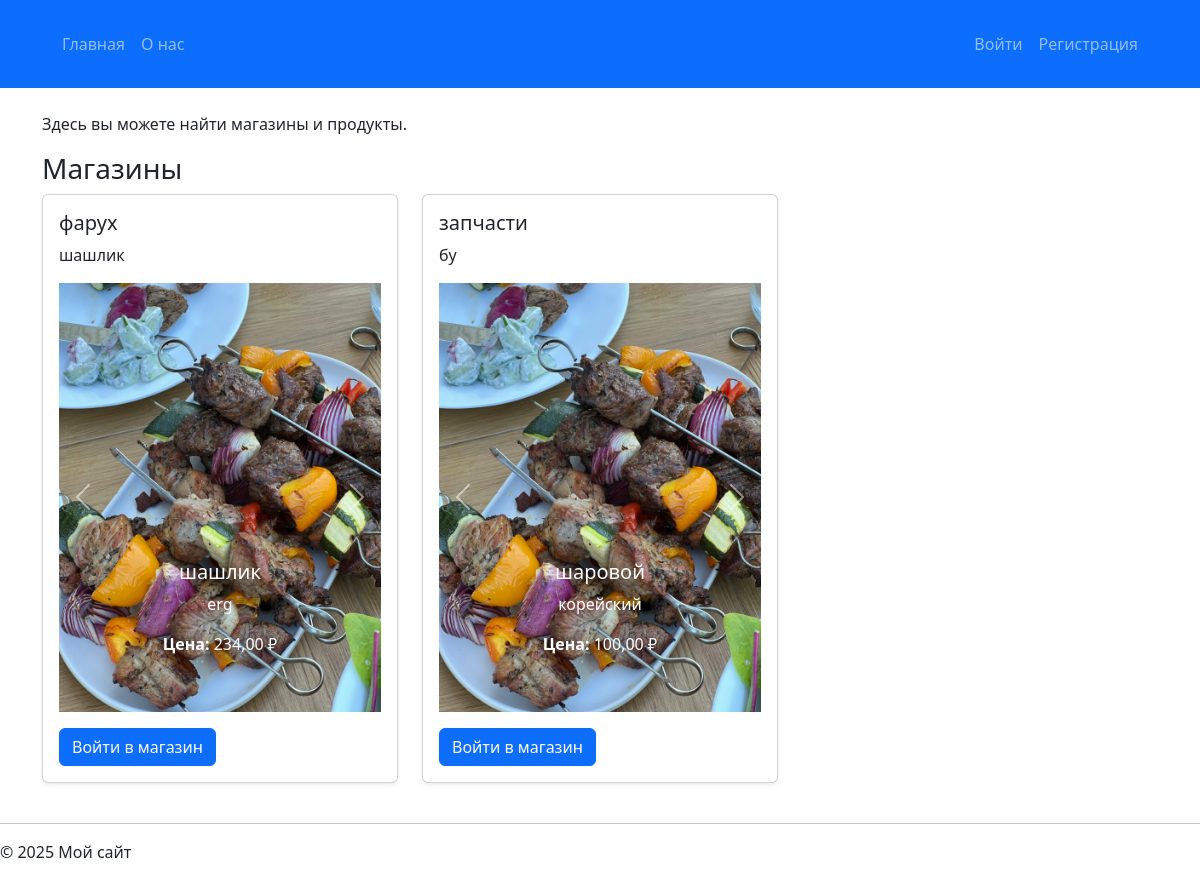
The app's page /, older data.
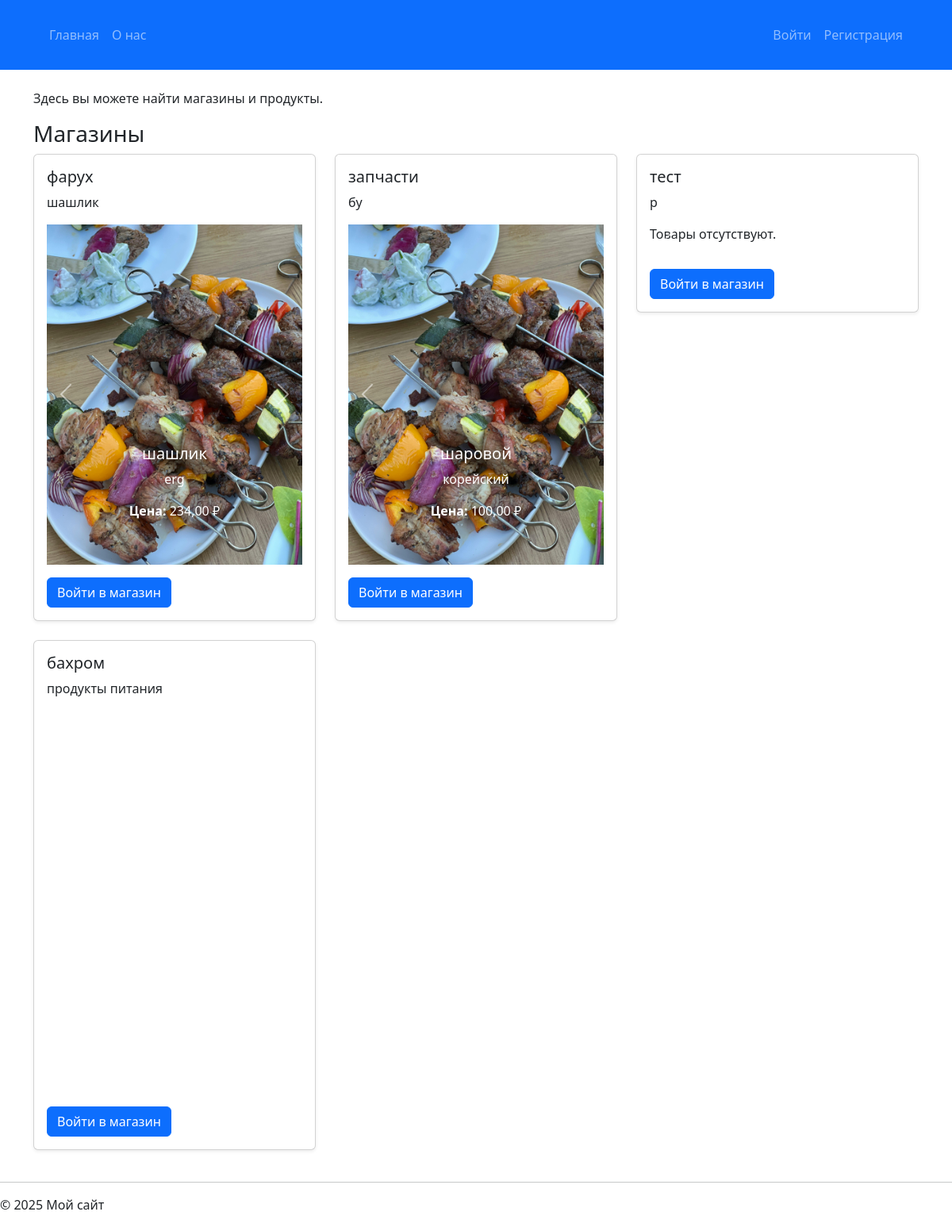
The same page, newer data.
### store/models/store.py (models this page shows, shortened)
class Store(models.Model):
    owner = models.OneToOneField(CustomUser, on_delete=models.CASCADE, related_name='store')  # связь с владельцем
    name = models.CharField(max_length=255)  # Название магазина
    description = models.TextField(blank=True)  # Описание магазина
    created_at = models.DateTimeField(auto_now_add=True)  # Дата создания магазина
    logo = models.ImageField(upload_to='store_logos/', null=True, blank=True)  # Логотип магазина (опционально)
    class Meta:
        verbose_name = 'Store'
        verbose_name_plural = 'Stores'

### store/models/product.py (models this page shows, shortened)
class Product(models.Model):
    name = models.CharField(max_length=200)
    description = models.TextField()
    price = models.DecimalField(max_digits=8, decimal_places=2)
    subcategory = models.ForeignKey(SubCategory, related_name='products', on_delete=models.CASCADE)
    store = models.ForeignKey(Store, related_name='products', on_delete=models.CASCADE, default=1)  # Значение по умолчанию, которое будет установлено для старых продуктов
    image = models.ImageField(upload_to='product_images/', null=True, blank=True)  # Поле для изображения
    class Meta:
        verbose_name = 'Product'
        verbose_name_plural = 'Products'

### app/views.py (the view)
# urls.py: path('', views.index, name='index'),  # Главная страница из app.views
def index(request):
    stores = Store.objects.prefetch_related('products').all()  # Загружаем магазины с их товарами
    return render(request, 'app/index.html', {'stores': stores})

### app/context_processors.py (called while the page is built)
def menu_categories(request):
    stores = Store.objects.prefetch_related('categories__subcategories').all()
    return {'menu_categories': stores}

### app/templates/app/index.html (shortened to what this page needs)
<!DOCTYPE html>
<html lang="ru">
<head>
    <link href="https://cdn.jsdelivr.net/npm/bootstrap@5.3.0-alpha1/dist/css/bootstrap.min.css" rel="stylesheet">
</head>
<body>
    {% include 'app/header.html' %}
    <div class="container mt-4">
        <p>Здесь вы можете найти магазины и продукты.</p>
        <h3>Магазины</h3>
        <div class="row">
            {% for store in stores %}
                <div class="col-md-4">
                    <div class="card mb-4 shadow-sm">
                        <div class="card-body">
                            <h5 class="card-title">{{ store.name }}</h5>
                            <p class="card-text">{{ store.description }}</p>
                            <div id="carousel{{ store.id }}" class="carousel slide" data-bs-ride="carousel">
                                <div class="carousel-inner">
                                    {% for product in store.products.all %}
                                        <div class="carousel-item {% if forloop.first %}active{% endif %}">
                                            {% if product.image %}
                                                <img src="{{ product.image.url }}" class="d-block w-100" alt="{{ product.name }}">
                                            {% else %}
                                                <img src="/static/images/default-product.jpg" class="d-block w-100" alt="Изображение отсутствует">
                                            {% endif %}
                                            <div class="carousel-caption d-none d-md-block">
                                                <h5>{% if product.name %}{{ product.name }}{% else %}Название отсутствует{% endif %}</h5>
                                                <p>{{ product.description }}</p>
                                                <p><strong>Цена:</strong> {{ product.price }} ₽</p>
                                            </div>
                                        </div>
                                    {% empty %}
                                        <div class="carousel-item active">
                                            <p>Товары отсутствуют.</p>
                                        </div>
                                    {% endfor %}
                                </div>
                                <button class="carousel-control-prev" type="button" data-bs-target="#carousel{{ store.id }}" data-bs-slide="prev">
                                    <span class="carousel-control-prev-icon" aria-hidden="true"></span>
                                </button>
                                <button class="carousel-control-next" type="button" data-bs-target="#carousel{{ store.id }}" data-bs-slide="next">
                                    <span class="carousel-control-next-icon" aria-hidden="true"></span>
                                </button>
                            </div>
                            <a href="{% url 'store_detail' store.id %}" class="btn btn-primary mt-3">Войти в магазин</a>
                        </div>
                    </div>
                </div>
            {% empty %}
                <p>Магазины отсутствуют.</p>
            {% endfor %}
        </div>
    </div>
    {% include 'app/footer.html' %}
</body>
</html>

### app/templates/app/header.html (shortened to what this page needs)
<!DOCTYPE html>
<html lang="ru">
<head>
    <link href="https://cdn.jsdelivr.net/npm/bootstrap@5.3.0-alpha1/dist/css/bootstrap.min.css" rel="stylesheet" />
</head>
<body>
<header class="bg-primary text-white">
    <div class="container">
        <nav class="navbar navbar-expand-lg navbar-dark">
            <div class="container-fluid">
                <div class="collapse navbar-collapse" id="navbarMegaMenu">
                    <ul class="navbar-nav me-auto mb-2 mb-lg-0">
                        <li class="nav-item">
                            <a class="nav-link" href="/">Главная</a>
                        </li>
                        <li class="nav-item">
                            <a class="nav-link" href="/about/">О нас</a>
                        </li>
                    </ul>
                    <ul class="navbar-nav ms-auto">
                        {% if user.is_authenticated %}
                            <li class="nav-item">
                                <a class="nav-link" href="{% url 'profile' %}">Личный кабинет</a>
                            </li>
                            <li class="nav-item">
                                <form action="{% url 'logout' %}" method="post" class="d-inline">
                                    {% csrf_token %}
                                    <button type="submit" class="nav-link btn btn-link p-0 text-white">Выйти</button>
                                </form>
                            </li>
                        {% else %}
                            <li class="nav-item">
                                <a class="nav-link" href="{% url 'login' %}">Войти</a>
                            </li>
                            <li class="nav-item">
                                <a class="nav-link" href="{% url 'register' %}">Регистрация</a>
                            </li>
                        {% endif %}
                    </ul>
                </div>
            </div>
        </nav>
    </div>
</header>
</body>
</html>

### app/templates/app/footer.html
        <hr>
        <footer>
            <p>&copy; 2025 Мой сайт</p>
        </footer>
    </body>
</html>

### app/templates/app/header.html (style rules this page uses)
header { padding: 1rem 0; }
.navbar { padding: 0.5rem 0; }

Row changes from the older to the newer data that the page shows:
added Store: name "тест", description "р"
added Store: name "бахром", description "продукты питания"
added Product: image (picture), shown under "бахром"
